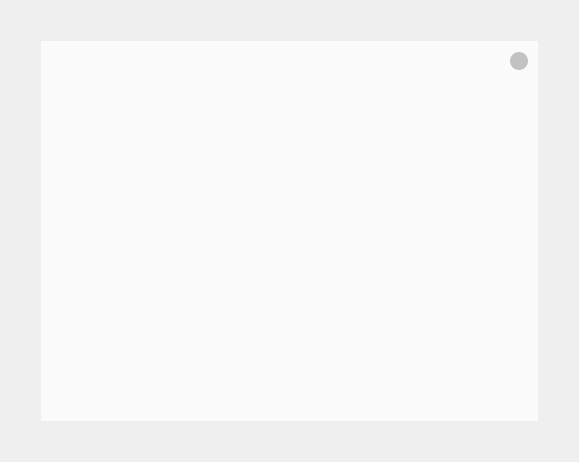
<?xml version="1.0" encoding="UTF-8"?>
<ui version="4.0">
 <class>framelessWidget</class>
 <widget class="QWidget" name="framelessWidget">
  <property name="geometry">
   <rect>
    <x>0</x>
    <y>0</y>
    <width>579</width>
    <height>462</height>
   </rect>
  </property>
  <property name="windowTitle">
   <string>MainWindow</string>
  </property>
  <property name="styleSheet">
   <string notr="true"/>
  </property>
  <layout class="QGridLayout" name="gridLayout_2">
   <item row="0" column="0">
    <layout class="QGridLayout" name="gridLayout">
     <property name="leftMargin">
      <number>0</number>
     </property>
     <property name="topMargin">
      <number>0</number>
     </property>
     <property name="rightMargin">
      <number>0</number>
     </property>
     <property name="bottomMargin">
      <number>0</number>
     </property>
     <item row="0" column="0">
      <layout class="QVBoxLayout" name="verticalLayout">
       <property name="leftMargin">
        <number>30</number>
       </property>
       <property name="topMargin">
        <number>30</number>
       </property>
       <property name="rightMargin">
        <number>30</number>
       </property>
       <property name="bottomMargin">
        <number>30</number>
       </property>
       <item>
        <widget class="QWidget" name="mainWidget" native="true">
         <layout class="QVBoxLayout" name="verticalLayout_3">
          <property name="leftMargin">
           <number>0</number>
          </property>
          <property name="topMargin">
           <number>0</number>
          </property>
          <property name="rightMargin">
           <number>0</number>
          </property>
          <property name="bottomMargin">
           <number>0</number>
          </property>
          <item>
           <layout class="QVBoxLayout" name="mainLayout">
            <property name="spacing">
             <number>0</number>
            </property>
            <item>
             <widget class="QWidget" name="titleBar" native="true">
              <property name="minimumSize">
               <size>
                <width>0</width>
                <height>30</height>
               </size>
              </property>
              <property name="maximumSize">
               <size>
                <width>16777215</width>
                <height>30</height>
               </size>
              </property>
              <property name="styleSheet">
               <string notr="true">#titleBar{

background-color: rgb(251, 251, 251);}</string>
              </property>
              <layout class="QVBoxLayout" name="verticalLayout_2">
               <property name="leftMargin">
                <number>0</number>
               </property>
               <property name="topMargin">
                <number>0</number>
               </property>
               <property name="rightMargin">
                <number>0</number>
               </property>
               <property name="bottomMargin">
                <number>0</number>
               </property>
               <item>
                <layout class="QHBoxLayout" name="horizontalLayout">
                 <property name="topMargin">
                  <number>10</number>
                 </property>
                 <property name="rightMargin">
                  <number>10</number>
                 </property>
                 <item>
                  <spacer name="horizontalSpacer">
                   <property name="orientation">
                    <enum>Qt::Horizontal</enum>
                   </property>
                   <property name="sizeHint" stdset="0">
                    <size>
                     <width>40</width>
                     <height>20</height>
                    </size>
                   </property>
                  </spacer>
                 </item>
                 <item>
                  <widget class="QPushButton" name="Button_close">
                   <property name="minimumSize">
                    <size>
                     <width>18</width>
                     <height>18</height>
                    </size>
                   </property>
                   <property name="maximumSize">
                    <size>
                     <width>18</width>
                     <height>18</height>
                    </size>
                   </property>
                   <property name="styleSheet">
                    <string notr="true">QPushButton{background-color:#c2c2c2;border-radius:9px}
QPushButton:hover {background-color:#cb4042;border-radius:9px;}
QPushButton:pressed {background-color:#ab3b3a;border-radius:9px;}</string>
                   </property>
                   <property name="text">
                    <string/>
                   </property>
                  </widget>
                 </item>
                </layout>
               </item>
              </layout>
             </widget>
            </item>
            <item>
             <widget class="QWidget" name="mainDisplayWidget" native="true">
              <property name="styleSheet">
               <string notr="true">#mainDisplayWidget{
background-color: rgb(251, 251, 251);}</string>
              </property>
             </widget>
            </item>
           </layout>
          </item>
         </layout>
        </widget>
       </item>
      </layout>
     </item>
    </layout>
   </item>
  </layout>
 </widget>
 <resources/>
 <connections/>
</ui>
